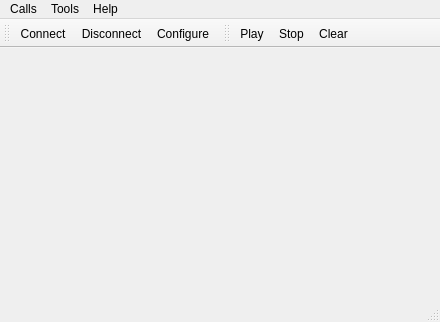
<?xml version="1.0" encoding="UTF-8"?>
<ui version="4.0">
 <class>MainWindow</class>
 <widget class="QMainWindow" name="MainWindow">
  <property name="geometry">
   <rect>
    <x>0</x>
    <y>0</y>
    <width>440</width>
    <height>322</height>
   </rect>
  </property>
  <property name="sizePolicy">
   <sizepolicy hsizetype="Minimum" vsizetype="Minimum">
    <horstretch>0</horstretch>
    <verstretch>0</verstretch>
   </sizepolicy>
  </property>
  <property name="windowTitle">
   <string>Simple Terminal</string>
  </property>
  <widget class="QWidget" name="centralWidget">
   <layout class="QVBoxLayout" name="verticalLayout">
    <item>
     <layout class="QHBoxLayout" name="mainLayout"/>
    </item>
   </layout>
  </widget>
  <widget class="QMenuBar" name="menuBar">
   <property name="geometry">
    <rect>
     <x>0</x>
     <y>0</y>
     <width>440</width>
     <height>20</height>
    </rect>
   </property>
   <widget class="QMenu" name="menuCalls">
    <property name="title">
     <string>Calls</string>
    </property>
    <addaction name="actionConnect"/>
    <addaction name="actionDisconnect"/>
    <addaction name="separator"/>
    <addaction name="actionQuit"/>
   </widget>
   <widget class="QMenu" name="menuTools">
    <property name="title">
     <string>Tools</string>
    </property>
    <addaction name="actionConfigure"/>
    <addaction name="actionClear"/>
   </widget>
   <widget class="QMenu" name="menuHelp">
    <property name="title">
     <string>Help</string>
    </property>
    <addaction name="actionAbout"/>
    <addaction name="actionAboutQt"/>
   </widget>
   <addaction name="menuCalls"/>
   <addaction name="menuTools"/>
   <addaction name="menuHelp"/>
  </widget>
  <widget class="QToolBar" name="mainToolBar">
   <attribute name="toolBarArea">
    <enum>TopToolBarArea</enum>
   </attribute>
   <attribute name="toolBarBreak">
    <bool>false</bool>
   </attribute>
   <addaction name="actionConnect"/>
   <addaction name="actionDisconnect"/>
   <addaction name="actionConfigure"/>
  </widget>
  <widget class="QStatusBar" name="statusBar"/>
  <widget class="QToolBar" name="toolBar">
   <property name="windowTitle">
    <string>toolBar</string>
   </property>
   <attribute name="toolBarArea">
    <enum>TopToolBarArea</enum>
   </attribute>
   <attribute name="toolBarBreak">
    <bool>false</bool>
   </attribute>
   <addaction name="actionPlay"/>
   <addaction name="actionStop"/>
   <addaction name="actionClear"/>
  </widget>
  <action name="actionAbout">
   <property name="text">
    <string>&amp;About</string>
   </property>
   <property name="toolTip">
    <string>About program</string>
   </property>
   <property name="shortcut">
    <string>Alt+A</string>
   </property>
  </action>
  <action name="actionAboutQt">
   <property name="text">
    <string>About Qt</string>
   </property>
  </action>
  <action name="actionConnect">
   <property name="icon">
    <iconset resource="resources.qrc">
     <normaloff>:/images/connect.png</normaloff>:/images/connect.png</iconset>
   </property>
   <property name="text">
    <string>C&amp;onnect</string>
   </property>
   <property name="toolTip">
    <string>Connect to serial port</string>
   </property>
   <property name="shortcut">
    <string>Ctrl+O</string>
   </property>
  </action>
  <action name="actionDisconnect">
   <property name="icon">
    <iconset resource="resources.qrc">
     <normaloff>:/images/disconnect.png</normaloff>:/images/disconnect.png</iconset>
   </property>
   <property name="text">
    <string>&amp;Disconnect</string>
   </property>
   <property name="toolTip">
    <string>Disconnect from serial port</string>
   </property>
   <property name="shortcut">
    <string>Ctrl+D</string>
   </property>
  </action>
  <action name="actionConfigure">
   <property name="icon">
    <iconset resource="resources.qrc">
     <normaloff>:/images/settings.png</normaloff>:/images/settings.png</iconset>
   </property>
   <property name="text">
    <string>&amp;Configure</string>
   </property>
   <property name="toolTip">
    <string>Configure serial port</string>
   </property>
   <property name="shortcut">
    <string>Alt+C</string>
   </property>
  </action>
  <action name="actionClear">
   <property name="icon">
    <iconset resource="resources.qrc">
     <normaloff>:/images/clear.png</normaloff>:/images/clear.png</iconset>
   </property>
   <property name="text">
    <string>C&amp;lear</string>
   </property>
   <property name="toolTip">
    <string>Clear data</string>
   </property>
   <property name="shortcut">
    <string>Alt+L</string>
   </property>
  </action>
  <action name="actionQuit">
   <property name="icon">
    <iconset resource="resources.qrc">
     <normaloff>:/images/application-exit.png</normaloff>:/images/application-exit.png</iconset>
   </property>
   <property name="text">
    <string>&amp;Quit</string>
   </property>
   <property name="shortcut">
    <string>Ctrl+Q</string>
   </property>
  </action>
  <action name="actionPlay">
   <property name="icon">
    <iconset resource="resources.qrc">
     <normaloff>:/images/play.png</normaloff>:/images/play.png</iconset>
   </property>
   <property name="text">
    <string>Play</string>
   </property>
   <property name="shortcut">
    <string>Ctrl+P</string>
   </property>
  </action>
  <action name="actionStop">
   <property name="icon">
    <iconset resource="resources.qrc">
     <normaloff>:/images/stop.ico</normaloff>:/images/stop.ico</iconset>
   </property>
   <property name="text">
    <string>Stop</string>
   </property>
   <property name="shortcut">
    <string>Ctrl+S</string>
   </property>
  </action>
 </widget>
 <layoutdefault spacing="6" margin="11"/>
 <resources>
  <include location="resources.qrc"/>
 </resources>
 <connections/>
</ui>
